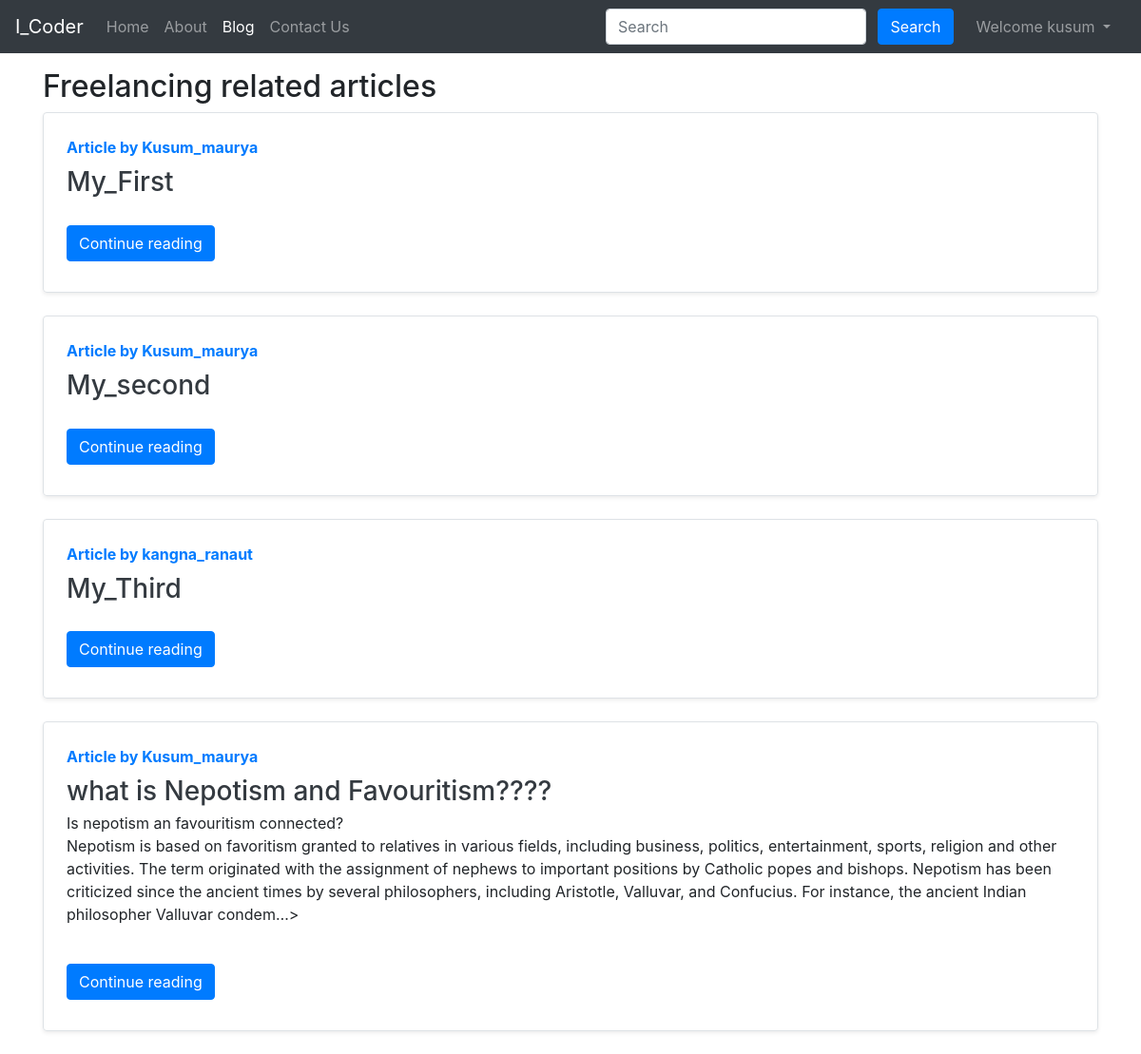
Page /blog/ (signed in) on the committed database.
### blog/models.py (models this page shows, shortened)
class Post(models.Model):
    sno = models.AutoField(primary_key=True)
    title = models.CharField(max_length=255)
    content = models.TextField()
    author = models.CharField(max_length=13)
    slug = models.CharField(max_length=130)
    timeStamp = models.DateTimeField(blank=True)

### blog/views.py (the view)
# urls.py: path('', views.blogHome, name='blogHome'),
def blogHome(request):
    allPosts = Post.objects.all()
    context = {'allPosts': allPosts}
    return render(request, 'blog/blogHome.html',context)

### templates/blog/blogHome.html (shortened to what this page needs)
{% extends 'base.html' %}
{% block blogactive %} active {% endblock blogactive %}">
{% block body %}
<div class="container my-3">
    <h2>Freelancing related articles</h2>
    {% for post in allPosts %}
    <div class="row no-gutters border rounded overflow-hidden flex-md-row mb-4 shadow-sm h-md-250 position-relative">
        <div class="col p-4 d-flex flex-column position-static">
          <strong class="d-inline-block mb-2 text-primary">Article by {{post.author}}</strong>
            <h3 class="mb-0"><a class="text-dark" href="/blog/{{post.slug}}">{{post.title}}</a></h3>
            <p class="card-text mb-auto"><div class="preview"{{post.content|safe| truncatechars:500}}></div></p>
          <div class="my-2">
              <a href="/blog/{{post.slug}}" role="button" class="btn btn-primary">Continue reading</a>
              </div>
        </div>
    </div>
    {% endfor %}
</div>
{% endblock body %}

### templates/base.html (shortened to what this page needs)
<!doctype html>
<html lang="en">
<head>
  <link rel="stylesheet" href="https://stackpath.bootstrapcdn.com/bootstrap/4.4.1/css/bootstrap.min.css"
>
</head>
<body>
  <nav class="navbar navbar-expand-lg navbar-dark bg-dark">
    <a class="navbar-brand" href="/">I_Coder</a>
    <div class="collapse navbar-collapse" id="navbarSupportedContent">
      <ul class="navbar-nav mr-auto">
        <li class="nav-item {% block homeactive %} {% endblock homeactive %}">
          <a class="nav-link" href="/">Home <span class="sr-only">(current)</span></a>
        </li>
        <li class="nav-item {% block aboutactive %} {% endblock aboutactive %}">
          <a class="nav-link" href="/about">About</a>
        </li>
        <li class="nav-item {% block blogactive %} {% endblock blogactive %}">
          <a class="nav-link" href="/blog">Blog</a>
        </li>
        <li class="nav-item {% block contactactive %} {% endblock contactactive %}">
          <a class="nav-link" href="/contact">Contact Us</a>
        </li>
      </ul>
      <div class="ml-auto form-inline">
      <form method="get" action="/search" class=" my-2 my-lg-0 mx-3">
        <input class="form-control mr-sm-2" type="search" placeholder="Search" aria-label="Search" name="query"
          id="query">
        <button class="btn btn-primary my-2 my-sm-0" type="submit">Search</button>
      </form>
      {% if user.is_authenticated %}
      <ul class="navbar-nav mr-2">
      <li class="nav-item dropdown">
        <a class="nav-link dropdown-toggle" href="#" id="navbarDropdown" role="button" data-toggle="dropdown" aria-haspopup="true" aria-expanded="false">
          Welcome {{request.user}}
        </a>
      </li>
      </ul>
      {% endif %}
      </div>
    </div>
  </nav>
  {% block body %}
  {% endblock body %}
</body>
</html>

### rows in the picture
Post: author "Kusum_maurya", title "My_First"
Post: author "Kusum_maurya", title "My_second"
Post: author "kangna_ranaut", title "My_Third"
Post: author "Kusum_maurya", title "what is Nepotism and Favouritism????", content "Is nepotism an favouritism connected? Nepotism is based on favoritism granted to relatives in various fields, including business, politics, entertainment, sports, religion and other activities. The term originated with the assignment of nephews to important positions by Catholic popes and bishops. Nepotism has been criticized since the ancient times by several philosophers, including Aristotle, Valluvar, and Confucius. For instance, the ancient Indian philosopher Valluvar condem…"

### other values in the picture
{{ request.user }} "kusum"
